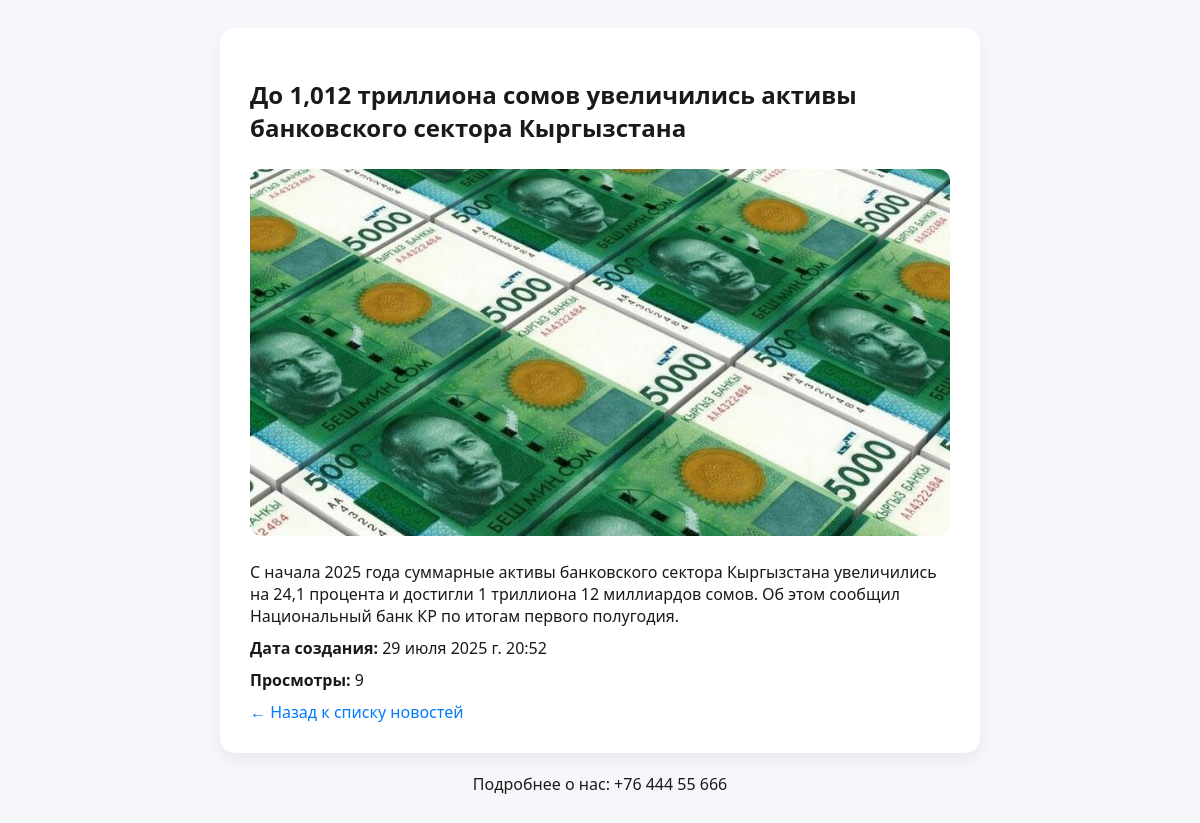
/news_detail/17/, run on the app's committed database.
### news/models.py (models this page shows, shortened)
class News(models.Model):
    title = models.CharField(max_length=100, verbose_name='Название')
    description = models.TextField(verbose_name='Описание')
    created_at = models.DateTimeField(auto_now_add=True, verbose_name='Дата создания')
    views_count = models.IntegerField(default=0 ,verbose_name='Просмотры')
    news_image = models.ImageField(upload_to='news_image/',blank=True,null=True,verbose_name='Новостное изображение')

### news/views.py (the view)
# urls.py: path('news_detail/<int:id>/', news_detail, name='news_detail'),
def news_detail(request, id):
    news = get_object_or_404(News, id=id)
    news.views_count += 1
    news.save( update_fields=['views_count'] )
    theme = request.POST.get('theme', '1')
    if theme == '0':
        theme_text = 'dark-theme'
        theme = 1
    else:
        theme_text = 'light-theme'
        theme = 0
    context = {'news' : news, 'theme': theme_text, 'theme_var': theme}
    return render(request, 'news_detail.html', context )

### news/templates/news_detail.html (shortened to what this page needs)
{% load static %}
<!DOCTYPE html>
<html lang="ru">
<head>
    <link rel="stylesheet" href="{% static 'css/news_detail.css' %}">
    <link rel="stylesheet" href="{% static 'css/theme.css' %}">
</head>
<body class="{{ theme }}">
    <div class="news-detail">
        <h2>{{ news.title }}</h2>
        {% if news.news_image %}
            <img src="{{ news.news_image.url }}" alt="{{ news.title }}">
        {% else %}
            <p><i>Фото нет</i></p>
        {% endif %}
        <p>{{ news.description }}</p>
        <p><strong>Дата создания:</strong> {{ news.created_at }}</p>
        <p><strong>Просмотры:</strong> {{ news.views_count }}</p>
        <a href="{% url 'news_list' %}">← Назад к списку новостей</a>
    </div>
    <footer style="text-align:center; margin-top:20px;">
        <p>Подробнее о нас: +76 444 55 666</p>
    </footer>
</body>
</html>

### news/static/css/news_detail.css (style rules this page uses)
body { padding: 20px; font-family: 'Segoe UI', sans-serif; background-color: var(--bg-light); color: var(--text-light); transition: all 0.3s ease-in-out; }
.news-detail { max-width: 700px; margin: 0 auto; padding: 30px; background-color: var(--card-light); border-radius: 15px; box-shadow: 0 8px 16px rgba(0, 0, 0, 0.05); transition: background-color 0.3s; }
.news-detail h2 { margin-bottom: 15px; }
.news-detail img { max-width: 100%; margin: 10px 0; border-radius: 12px; }
.news-detail p { margin: 10px 0; font-size: 1rem; }
a { color: #007BFF; text-decoration: none; }

### news/static/css/theme.css (style rules this page uses)
:root { --bg-light: #f5f7fa; --text-light: #1a1a1a; --card-light: #ffffff; --bg-dark: #121212; --text-dark: #e0e0e0; --card-dark: #1e1e1e; }
body { background-color: var(--bg-light); color: var(--text-light); transition: all 0.3s ease-in-out; }
body { transition: background-color 0.3s ease, color 0.3s ease; }

### data on the page
News: title "До 1,012 триллиона сомов увеличились активы банковского сектора Кыргызстана", news_image (picture), description "С начала 2025 года суммарные активы банковского сектора Кыргызстана увеличились на 24,1 процента и достигли 1 триллиона 12 миллиардов сомов. Об этом сообщил Национальный банк КР по итогам первого полугодия.", created_at "29 июля 2025 г. 20:52", views_count "9"
